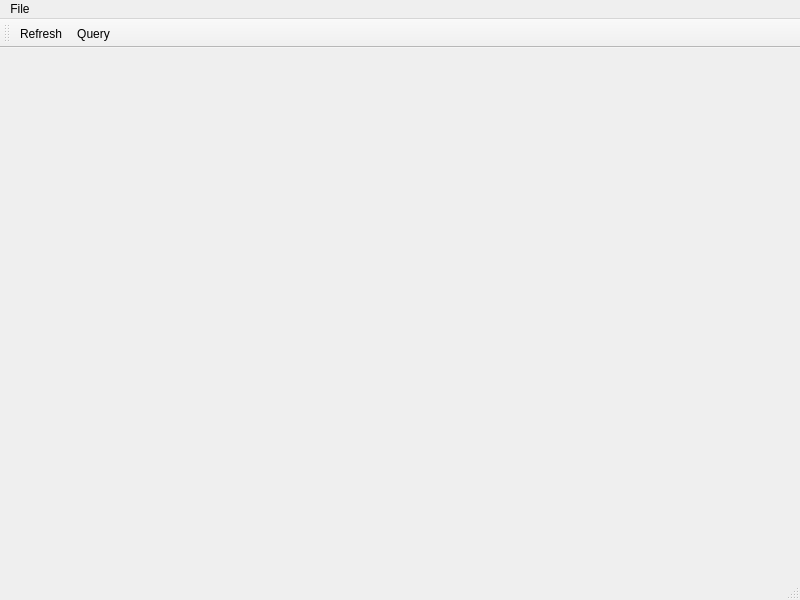
<?xml version="1.0" encoding="UTF-8"?>
<ui version="4.0">
 <class>MainWindow</class>
 <widget class="QMainWindow" name="MainWindow">
  <property name="windowModality">
   <enum>Qt::NonModal</enum>
  </property>
  <property name="geometry">
   <rect>
    <x>0</x>
    <y>0</y>
    <width>800</width>
    <height>600</height>
   </rect>
  </property>
  <property name="windowTitle">
   <string>QTrac</string>
  </property>
  <widget class="QWidget" name="centralwidget"/>
  <widget class="QMenuBar" name="menubar">
   <property name="geometry">
    <rect>
     <x>0</x>
     <y>0</y>
     <width>800</width>
     <height>22</height>
    </rect>
   </property>
   <property name="defaultUp">
    <bool>true</bool>
   </property>
   <widget class="QMenu" name="menuFile">
    <property name="title">
     <string>File</string>
    </property>
    <addaction name="actionExit"/>
   </widget>
   <addaction name="menuFile"/>
  </widget>
  <widget class="QStatusBar" name="statusbar"/>
  <widget class="QToolBar" name="toolBar">
   <property name="windowTitle">
    <string>toolBar</string>
   </property>
   <property name="toolButtonStyle">
    <enum>Qt::ToolButtonTextBesideIcon</enum>
   </property>
   <attribute name="toolBarArea">
    <enum>TopToolBarArea</enum>
   </attribute>
   <attribute name="toolBarBreak">
    <bool>false</bool>
   </attribute>
   <addaction name="actionRefreshTicketList"/>
   <addaction name="actionTicketQuery"/>
  </widget>
  <action name="actionExit">
   <property name="text">
    <string>Exit</string>
   </property>
  </action>
  <action name="actionRefreshTicketList">
   <property name="icon">
    <iconset>
     <normaloff>../resources/view-refresh.png</normaloff>../resources/view-refresh.png</iconset>
   </property>
   <property name="text">
    <string>Refresh</string>
   </property>
   <property name="toolTip">
    <string>Refresh ticket list from server</string>
   </property>
   <property name="shortcut">
    <string>Ctrl+R</string>
   </property>
  </action>
  <action name="actionTicketQuery">
   <property name="icon">
    <iconset>
     <normaloff>../resources/edit-find-5.png</normaloff>../resources/edit-find-5.png</iconset>
   </property>
   <property name="text">
    <string>Query</string>
   </property>
   <property name="toolTip">
    <string>Modify your query to server</string>
   </property>
  </action>
 </widget>
 <resources/>
 <connections/>
</ui>
